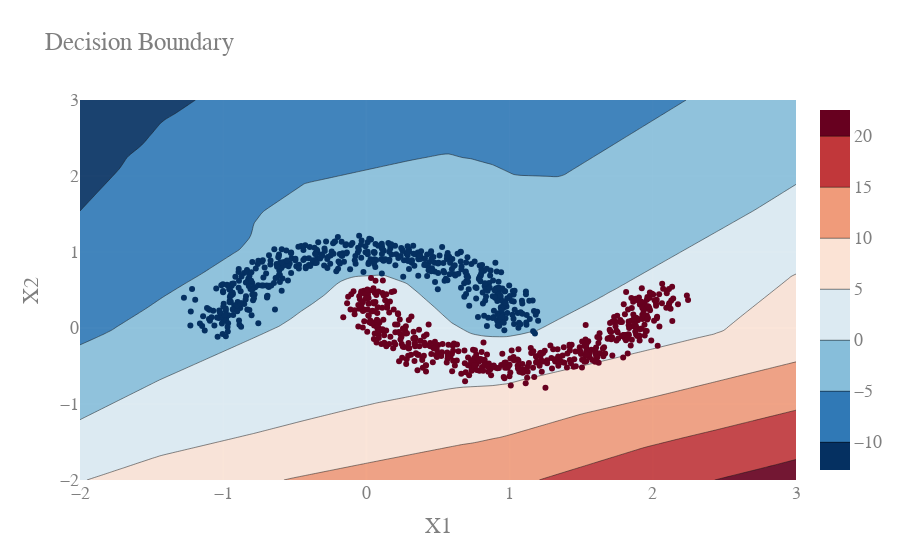

This figure's notebook cell:
### Code cell
#Plot the decision boundary
fig = go.Figure(data=[go.Contour(x=x1, y=x2, z=outputs, colorscale='RdBu', reversescale=True, opacity=0.9)])

#Plot the dataset
fig.add_trace(go.Scatter(x=X[:,0], y=X[:,1], mode='markers', marker=dict(color=y, colorscale='RdBu', reversescale=True), showlegend=False))

fig.update_layout(
    title="Decision Boundary",
    xaxis_title="X1",
    yaxis_title="X2",
    font=dict(
        family="Courier New, monospace",
        size=18,
        color="#7f7f7f"
    )
)

fig.show()

### Figure 1 — Plotly figure (JSON) as saved in the notebook; plotly's stock layout.template omitted (floating-point values rounded to 4 significant figures; data arrays with more than 128 entries replaced by an {"elided": "..."} marker saying what was removed)
{"data": [{"colorscale": [[0, "rgb(103,0,31)"], [0.1, "rgb(178,24,43)"], [0.2, "rgb(214,96,77)"], [0.3, "rgb(244,165,130)"], [0.4, "rgb(253,219,199)"], [0.5, "rgb(247,247,247)"], [0.6, "rgb(209,229,240)"], [0.7, "rgb(146,197,222)"], [0.8, "rgb(67,147,195)"], [0.9, "rgb(33,102,172)"], [1, "rgb(5,48,97)"]], "opacity": 0.9, "reversescale": true, "type": "contour", "x": [-2, -1.949, -1.899, -1.848, -1.798, -1.747, -1.697, -1.646, -1.596, -1.545, -1.495, -1.444, -1.394, -1.343, -1.293, -1.242, -1.192, -1.141, -1.091, -1.04, -0.9899, -0.9394, -0.8889, -0.8384, -0.7879, -0.7374, -0.6869, -0.6364, -0.5859, -0.5354, -0.4848, -0.4343, -0.3838, -0.3333, -0.2828, -0.2323, -0.1818, -0.1313, -0.08081, -0.0303, 0.0202, 0.07071, 0.1212, 0.1717, 0.2222, 0.2727, 0.3232, 0.3737, 0.4242, 0.4747, 0.5253, 0.5758, 0.6263, 0.6768, 0.7273, 0.7778, 0.8283, 0.8788, 0.9293, 0.9798, 1.03, 1.081, 1.131, 1.182, 1.232, 1.283, 1.333, 1.384, 1.434, 1.485, 1.535, 1.586, 1.636, 1.687, 1.737, 1.788, 1.838, 1.889, 1.939, 1.99, 2.04, 2.091, 2.141, 2.192, 2.242, 2.293, 2.343, 2.394, 2.444, 2.495, 2.545, 2.596, 2.646, 2.697, 2.747, 2.798, 2.848, 2.899, 2.949, 3], "y": [-2, -1.949, -1.899, -1.848, -1.798, -1.747, -1.697, -1.646, -1.596, -1.545, -1.495, -1.444, -1.394, -1.343, -1.293, -1.242, -1.192, -1.141, -1.091, -1.04, -0.9899, -0.9394, -0.8889, -0.8384, -0.7879, -0.7374, -0.6869, -0.6364, -0.5859, -0.5354, -0.4848, -0.4343, -0.3838, -0.3333, -0.2828, -0.2323, -0.1818, -0.1313, -0.08081, -0.0303, 0.0202, 0.07071, 0.1212, 0.1717, 0.2222, 0.2727, 0.3232, 0.3737, 0.4242, 0.4747, 0.5253, 0.5758, 0.6263, 0.6768, 0.7273, 0.7778, 0.8283, 0.8788, 0.9293, 0.9798, 1.03, 1.081, 1.131, 1.182, 1.232, 1.283, 1.333, 1.384, 1.434, 1.485, 1.535, 1.586, 1.636, 1.687, 1.737, 1.788, 1.838, 1.889, 1.939, 1.99, 2.04, 2.091, 2.141, 2.192, 2.242, 2.293, 2.343, 2.394, 2.444, 2.495, 2.545, 2.596, 2.646, 2.697, 2.747, 2.798, 2.848, 2.899, 2.949, 3], "z": {"elided": "100x100 float values"}}, {"marker": {"color": {"elided": "1000 int values"}, "colorscale": [[0, "rgb(103,0,31)"], [0.1, "rgb(178,24,43)"], [0.2, "rgb(214,96,77)"], [0.3, "rgb(244,165,130)"], [0.4, "rgb(253,219,199)"], [0.5, "rgb(247,247,247)"], [0.6, "rgb(209,229,240)"], [0.7, "rgb(146,197,222)"], [0.8, "rgb(67,147,195)"], [0.9, "rgb(33,102,172)"], [1, "rgb(5,48,97)"]], "reversescale": true}, "mode": "markers", "showlegend": false, "type": "scatter", "x": {"elided": "1000 float values"}, "y": {"elided": "1000 float values"}}], "layout": {"font": {"color": "#7f7f7f", "family": "Courier New, monospace", "size": 18}, "title": {"text": "Decision Boundary"}, "xaxis": {"title": {"text": "X1"}}, "yaxis": {"title": {"text": "X2"}}}}
